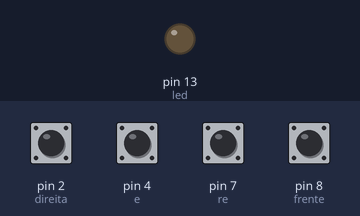
The sketch below on a simulated Arduino Uno, built with avr-gcc and run on an emulated ATmega328P. Parts: output pins drawn as LEDs (lit = HIGH). Dashed ring = blinking. The test bench sets the inputs (shaded band); at power-on: pin 2 (direita), pin 4 (e), pin 7 (re), pin 8 (frente) HIGH.

Above: at 1.3 s.
1.4 s: pin 2 (direita) pulled LOW for 1 s
At 2.02 s:
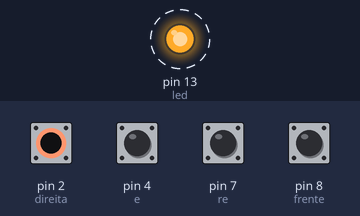
Timing chart, 0 to 4.4 s (numbered marks = the images above; inputs shaded):
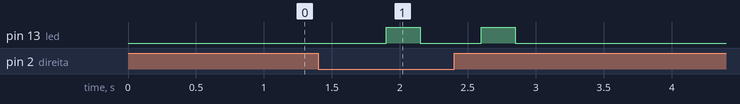

Measured:
- after the input at 1.4 s, pin 13 (led): alternates HIGH for 0.25 s and LOW for 0.45 s, 4 changes in all, then stays LOW, starting after 0.50 s

The sketch:

Controle.ino
```cpp
/*
 * Código por: Felipe Proença Arantes Vieira
 *           lipe4601w@gmailcom
 *     Instituto Federal de São Paulo (IFSP)
 *           Campus Itapetininga - 2016
 *          Trabalho de conclusão de curso
 *    MSI (Manutenção e Suporte em Informática)
 *              Código do Controle de rádio
 */
#include <RCSwitch.h> //inclusão da biblioteca
int pTrans = 12;  //pino do transmissor
int led = 13; //led indicador (da própria placa)
int frente = 8, re = 7, e = 4, direita = 2; //pinos dos botões

RCSwitch trans = RCSwitch(); //objeto da classe

void setup() {
  Serial.begin(9600); //inicio da comunicação serial
  delay(100); //espera de 100 milisegundos

  pinMode(led,OUTPUT); // led como saida
  digitalWrite(led, LOW); //apaga o led

  pinMode(frente, INPUT); //botões como entrada
  pinMode(re, INPUT);
  pinMode(e, INPUT);
  pinMode(direita, INPUT);

  digitalWrite(frente, HIGH); //botões com valor lógico alto
  digitalWrite(re, HIGH);
  digitalWrite(direita, HIGH);
  digitalWrite(e, HIGH);

  trans.enableTransmit(pTrans); // habilita a transmissão
}

void loop() {
  if(digitalRead(frente) == 0 ){ //se o botão for pressionado
    Enviar(1); //envia o número que corresponde a ele por rádio
    Piscar(); //executa o método piscar
  }
  //o restante do código funciona de maneira identica
  else if(digitalRead(re) == 0 ){
    Enviar(2);
    Piscar();
  }
  else if(digitalRead(e) == 0 ){
    Enviar(3);
    Piscar();
  }
  else if(digitalRead(direita) == 0 ){
    Enviar(4);
    Piscar();
  }
  else {
    Enviar(5); //envia um valor 5, que fará o robô parar
  }
}

void Enviar(int h){ //método enviar
 trans.send(h, 24); //transmite o numero inteiro codificado em Decimal
}

void Piscar(){  //método piscar
  digitalWrite(led, HIGH); //acende o led
  delay(250); //espera 250 milisegundos
  digitalWrite(led, LOW);  //apaga o led
}
```
